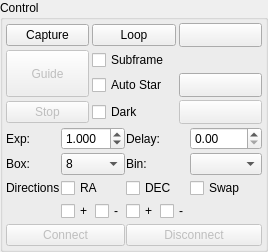
      <widget class="QGroupBox" name="controlGroupBox">
       <property name="title">
        <string>Control</string>
       </property>
       <layout class="QVBoxLayout" name="verticalLayout_4">
        <property name="spacing">
         <number>3</number>
        </property>
        <property name="leftMargin">
         <number>3</number>
        </property>
        <property name="topMargin">
         <number>3</number>
        </property>
        <property name="rightMargin">
         <number>3</number>
        </property>
        <property name="bottomMargin">
         <number>3</number>
        </property>
        <item>
         <layout class="QGridLayout" name="controlLayout">
          <property name="spacing">
           <number>3</number>
          </property>
          <item row="2" column="1">
           <widget class="QCheckBox" name="guideAutoStar">
            <property name="toolTip">
             <string>&lt;html&gt;&lt;head/&gt;&lt;body&gt;&lt;p&gt;Automatically select the calibration star. &lt;br/&gt;Please note: 'SEP Multi Star' does  &lt;span style=&quot; font-weight:600;&quot;&gt;always&lt;/span&gt; use 'auto star' detection.&lt;/p&gt;&lt;/body&gt;&lt;/html&gt;</string>
            </property>
            <property name="text">
             <string>Auto Star</string>
            </property>
           </widget>
          </item>
          <item row="0" column="0">
           <widget class="QPushButton" name="captureB">
            <property name="sizePolicy">
             <sizepolicy hsizetype="Preferred" vsizetype="Fixed">
              <horstretch>0</horstretch>
              <verstretch>0</verstretch>
             </sizepolicy>
            </property>
            <property name="text">
             <string>Capture</string>
            </property>
           </widget>
          </item>
          <item row="3" column="0">
           <widget class="QPushButton" name="stopB">
            <property name="enabled">
             <bool>false</bool>
            </property>
            <property name="sizePolicy">
             <sizepolicy hsizetype="Preferred" vsizetype="Fixed">
              <horstretch>0</horstretch>
              <verstretch>0</verstretch>
             </sizepolicy>
            </property>
            <property name="text">
             <string>Stop</string>
            </property>
           </widget>
          </item>
          <item row="0" column="2">
           <widget class="QPushButton" name="showFITSViewerB">
            <property name="minimumSize">
             <size>
              <width>24</width>
              <height>24</height>
             </size>
            </property>
            <property name="toolTip">
             <string>Show in FITS Viewer</string>
            </property>
            <property name="text">
             <string/>
            </property>
            <property name="iconSize">
             <size>
              <width>24</width>
              <height>24</height>
             </size>
            </property>
           </widget>
          </item>
          <item row="2" column="2">
           <widget class="QPushButton" name="clearCalibrationB">
            <property name="minimumSize">
             <size>
              <width>24</width>
              <height>24</height>
             </size>
            </property>
            <property name="toolTip">
             <string>Clear calibration data.</string>
            </property>
            <property name="text">
             <string/>
            </property>
            <property name="icon">
             <iconset theme="edit-delete">
              <normaloff>.</normaloff>.</iconset>
            </property>
            <property name="iconSize">
             <size>
              <width>24</width>
              <height>24</height>
             </size>
            </property>
           </widget>
          </item>
          <item row="3" column="2">
           <widget class="QPushButton" name="manualDitherB">
            <property name="enabled">
             <bool>false</bool>
            </property>
            <property name="minimumSize">
             <size>
              <width>24</width>
              <height>24</height>
             </size>
            </property>
            <property name="toolTip">
             <string>Manual Dither</string>
            </property>
            <property name="text">
             <string/>
            </property>
            <property name="icon">
             <iconset theme="path-simplify">
              <normaloff>.</normaloff>.</iconset>
            </property>
            <property name="iconSize">
             <size>
              <width>24</width>
              <height>24</height>
             </size>
            </property>
           </widget>
          </item>
          <item row="3" column="1">
           <widget class="QCheckBox" name="guideDarkFrame">
            <property name="toolTip">
             <string>&lt;html&gt;&lt;head/&gt;&lt;body&gt;&lt;p&gt;Subtract dark frame. If no dark frame is available, a new dark frame shall be captured and saved for future use.&lt;/p&gt;&lt;/body&gt;&lt;/html&gt;</string>
            </property>
            <property name="text">
             <string>Dark</string>
            </property>
           </widget>
          </item>
          <item row="0" column="1">
           <widget class="QPushButton" name="loopB">
            <property name="text">
             <string>Loop</string>
            </property>
           </widget>
          </item>
          <item row="1" column="0" rowspan="2">
           <widget class="QPushButton" name="guideB">
            <property name="enabled">
             <bool>false</bool>
            </property>
            <property name="sizePolicy">
             <sizepolicy hsizetype="Preferred" vsizetype="Preferred">
              <horstretch>0</horstretch>
              <verstretch>0</verstretch>
             </sizepolicy>
            </property>
            <property name="text">
             <string>Guide</string>
            </property>
            <property name="autoDefault">
             <bool>true</bool>
            </property>
            <property name="default">
             <bool>true</bool>
            </property>
           </widget>
          </item>
          <item row="1" column="1">
           <widget class="QCheckBox" name="guideSubframe">
            <property name="toolTip">
             <string>&lt;html&gt;&lt;head/&gt;&lt;body&gt;&lt;p&gt;Subframe the image around the guide star. Or for PHD2, receive the Guide Star Image instead of the full image frame. For the Internal Guider, before checking this option, you must &lt;span style=&quot; font-weight:600;&quot;&gt;first&lt;/span&gt; capture an image and select a guide star. Uncheck it to take a full frame again. &lt;br/&gt;Please note: 'SEP Multi Star' &lt;span style=&quot; font-weight:600;&quot;&gt;cannot&lt;/span&gt; use subframe.&lt;/p&gt;&lt;/body&gt;&lt;/html&gt;</string>
            </property>
            <property name="text">
             <string>Subframe</string>
            </property>
           </widget>
          </item>
         </layout>
        </item>
        <item>
         <layout class="QGridLayout" name="gridLayout_6">
          <property name="horizontalSpacing">
           <number>1</number>
          </property>
          <property name="verticalSpacing">
           <number>3</number>
          </property>
          <item row="5" column="1">
           <layout class="QHBoxLayout" name="horizontalLayout_7">
            <property name="spacing">
             <number>2</number>
            </property>
            <item>
             <widget class="QCheckBox" name="eastRAGuideEnabled">
              <property name="toolTip">
               <string>East Direction Guiding</string>
              </property>
              <property name="text">
               <string>+</string>
              </property>
             </widget>
            </item>
            <item>
             <widget class="QCheckBox" name="westRAGuideEnabled">
              <property name="toolTip">
               <string>West Direction Guiding</string>
              </property>
              <property name="text">
               <string>-</string>
              </property>
             </widget>
            </item>
           </layout>
          </item>
          <item row="6" column="0" colspan="2">
           <widget class="QPushButton" name="externalConnectB">
            <property name="enabled">
             <bool>false</bool>
            </property>
            <property name="toolTip">
             <string>Connect to external guiding application.</string>
            </property>
            <property name="text">
             <string>Connect</string>
            </property>
           </widget>
          </item>
          <item row="4" column="2">
           <widget class="QCheckBox" name="dECGuideEnabled">
            <property name="toolTip">
             <string>Guide Declination Axis</string>
            </property>
            <property name="styleSheet">
             <string notr="true"/>
            </property>
            <property name="text">
             <string>DEC</string>
            </property>
           </widget>
          </item>
          <item row="1" column="1">
           <widget class="NonLinearDoubleSpinBox" name="guideExposure">
            <property name="decimals">
             <number>3</number>
            </property>
            <property name="maximum">
             <double>60.000000000000000</double>
            </property>
            <property name="value">
             <double>1.000000000000000</double>
            </property>
           </widget>
          </item>
          <item row="2" column="0">
           <widget class="QLabel" name="label_5">
            <property name="toolTip">
             <string>Guide star tracking box size. Box size must be set in accordance to the selected star size.</string>
            </property>
            <property name="text">
             <string>Box:</string>
            </property>
           </widget>
          </item>
          <item row="1" column="0">
           <widget class="QLabel" name="label_3">
            <property name="toolTip">
             <string>Exposure time in seconds</string>
            </property>
            <property name="text">
             <string>Exp:</string>
            </property>
           </widget>
          </item>
          <item row="2" column="3">
           <widget class="QComboBox" name="guideBinning"/>
          </item>
          <item row="6" column="2" colspan="2">
           <widget class="QPushButton" name="externalDisconnectB">
            <property name="enabled">
             <bool>false</bool>
            </property>
            <property name="toolTip">
             <string>Disconnect from external guiding application.</string>
            </property>
            <property name="text">
             <string>Disconnect</string>
            </property>
           </widget>
          </item>
          <item row="4" column="3">
           <widget class="QCheckBox" name="swapCheck">
            <property name="toolTip">
             <string>Swap DEC direction pulses. This value is determined automatically from the calibration procedure, only override if necessary.</string>
            </property>
            <property name="styleSheet">
             <string notr="true"/>
            </property>
            <property name="text">
             <string>Swap</string>
            </property>
           </widget>
          </item>
          <item row="2" column="2">
           <widget class="QLabel" name="label_8">
            <property name="toolTip">
             <string>Apply filter to image after capture to enhance it</string>
            </property>
            <property name="text">
             <string>Bin:</string>
            </property>
           </widget>
          </item>
          <item row="1" column="2">
           <widget class="QLabel" name="label_4">
            <property name="toolTip">
             <string>Guide camera binning. It is recommended to set binning to 2x2 or higher.</string>
            </property>
            <property name="text">
             <string>Delay:</string>
            </property>
           </widget>
          </item>
          <item row="4" column="1">
           <widget class="QCheckBox" name="rAGuideEnabled">
            <property name="toolTip">
             <string>Guide Right Ascention Axis</string>
            </property>
            <property name="styleSheet">
             <string notr="true"/>
            </property>
            <property name="text">
             <string>RA</string>
            </property>
           </widget>
          </item>
          <item row="4" column="0">
           <widget class="QLabel" name="l_9">
            <property name="text">
             <string>Directions</string>
            </property>
           </widget>
          </item>
          <item row="1" column="3">
           <widget class="QDoubleSpinBox" name="guideDelay">
            <property name="toolTip">
             <string>Delay next guide exposure this many seconds after a pulse is sent</string>
            </property>
            <property name="maximum">
             <double>60.000000000000000</double>
            </property>
           </widget>
          </item>
          <item row="5" column="2">
           <layout class="QHBoxLayout" name="horizontalLayout_10">
            <property name="spacing">
             <number>2</number>
            </property>
            <item>
             <widget class="QCheckBox" name="northDECGuideEnabled">
              <property name="toolTip">
               <string>North Direction Guiding</string>
              </property>
              <property name="text">
               <string>+</string>
              </property>
             </widget>
            </item>
            <item>
             <widget class="QCheckBox" name="southDECGuideEnabled">
              <property name="toolTip">
               <string>South Direction Guiding</string>
              </property>
              <property name="text">
               <string>-</string>
              </property>
             </widget>
            </item>
           </layout>
          </item>
          <item row="2" column="1">
           <widget class="QComboBox" name="guideSquareSize">
            <item>
             <property name="text">
              <string>8</string>
             </property>
            </item>
            <item>
             <property name="text">
              <string>16</string>
             </property>
            </item>
            <item>
             <property name="text">
              <string>32</string>
             </property>
            </item>
            <item>
             <property name="text">
              <string>64</string>
             </property>
            </item>
            <item>
             <property name="text">
              <string>128</string>
             </property>
            </item>
           </widget>
          </item>
         </layout>
        </item>
       </layout>
      </widget>
